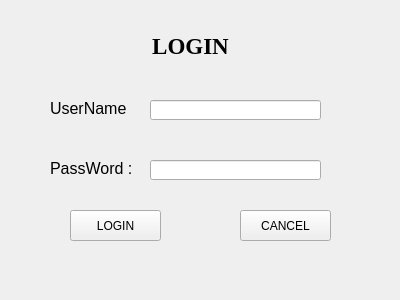
<?xml version="1.0" encoding="UTF-8"?>
<ui version="4.0">
 <class>Form</class>
 <widget class="QWidget" name="Form">
  <property name="geometry">
   <rect>
    <x>0</x>
    <y>0</y>
    <width>400</width>
    <height>300</height>
   </rect>
  </property>
  <property name="windowTitle">
   <string>Form</string>
  </property>
  <widget class="QLabel" name="label">
   <property name="geometry">
    <rect>
     <x>120</x>
     <y>30</y>
     <width>141</width>
     <height>31</height>
    </rect>
   </property>
   <property name="font">
    <font>
     <family>Times New Roman</family>
     <pointsize>17</pointsize>
     <weight>75</weight>
     <bold>true</bold>
    </font>
   </property>
   <property name="layoutDirection">
    <enum>Qt::LeftToRight</enum>
   </property>
   <property name="text">
    <string>LOGIN</string>
   </property>
   <property name="alignment">
    <set>Qt::AlignCenter</set>
   </property>
  </widget>
  <widget class="QLabel" name="label_2">
   <property name="geometry">
    <rect>
     <x>50</x>
     <y>100</y>
     <width>81</width>
     <height>16</height>
    </rect>
   </property>
   <property name="font">
    <font>
     <pointsize>12</pointsize>
    </font>
   </property>
   <property name="text">
    <string>UserName :</string>
   </property>
  </widget>
  <widget class="QLineEdit" name="txtUsername">
   <property name="geometry">
    <rect>
     <x>150</x>
     <y>100</y>
     <width>171</width>
     <height>20</height>
    </rect>
   </property>
  </widget>
  <widget class="QLabel" name="label_3">
   <property name="geometry">
    <rect>
     <x>50</x>
     <y>160</y>
     <width>81</width>
     <height>16</height>
    </rect>
   </property>
   <property name="font">
    <font>
     <pointsize>12</pointsize>
    </font>
   </property>
   <property name="text">
    <string>PassWord :</string>
   </property>
  </widget>
  <widget class="QLineEdit" name="txtPassWord">
   <property name="geometry">
    <rect>
     <x>150</x>
     <y>160</y>
     <width>171</width>
     <height>20</height>
    </rect>
   </property>
  </widget>
  <widget class="QPushButton" name="btnDangNhap">
   <property name="geometry">
    <rect>
     <x>70</x>
     <y>210</y>
     <width>91</width>
     <height>31</height>
    </rect>
   </property>
   <property name="text">
    <string>LOGIN</string>
   </property>
  </widget>
  <widget class="QPushButton" name="btnHuy">
   <property name="geometry">
    <rect>
     <x>240</x>
     <y>210</y>
     <width>91</width>
     <height>31</height>
    </rect>
   </property>
   <property name="text">
    <string>CANCEL</string>
   </property>
  </widget>
 </widget>
 <resources/>
 <connections/>
</ui>
